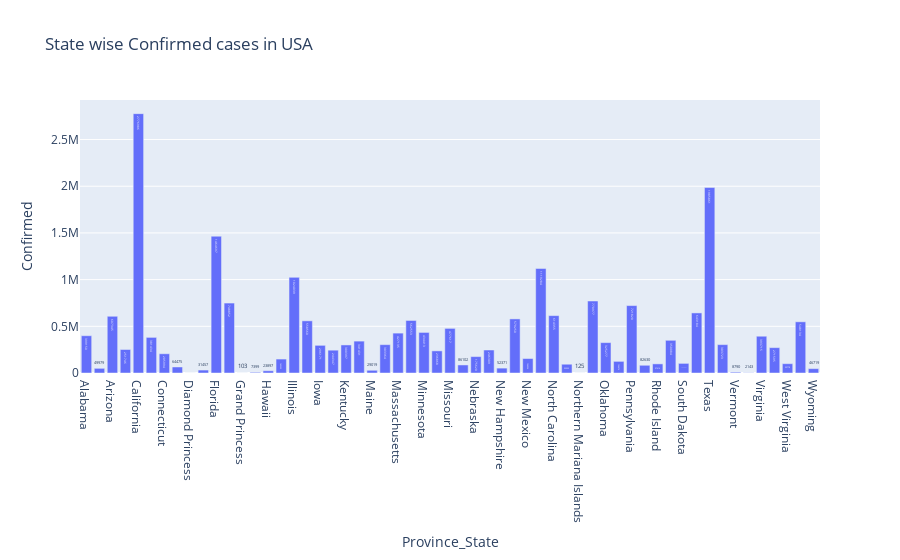

Here is the notebook cell this chart was saved with:
### Markdown cell above
### Plot Province/State Wise Confirmed cases in USA

### Code cell
us_data = covid_data[covid_data['Country_Region']=='US'].drop(['Country_Region','Lat', 'Long_'], axis=1)
us_data = us_data.groupby(['Province_State'])['Confirmed'].sum().reset_index()
us_data_Confirmed = us_data[us_data['Confirmed'] > 0]
state_fig = px.bar(us_data_Confirmed, x='Province_State', y='Confirmed', title='State wise Confirmed cases in USA', text='Confirmed')
state_fig.show()

### Figure 1 — Plotly figure (JSON) as saved in the notebook; plotly's stock layout.template omitted (floating-point values rounded to 4 significant figures)
{"data": [{"alignmentgroup": "True", "hovertemplate": "Province_State=%{x}<br>Confirmed=%{text}<extra></extra>", "legendgroup": "", "marker": {"color": "#636efa", "pattern": {"shape": ""}}, "name": "", "offsetgroup": "", "orientation": "v", "showlegend": false, "text": [399150, 49979, 607345, 251746, 2776986, 381434, 205994, 64475, 49, 31457, 1464697, 748852, 103, 7399, 23897, 149235, 1024039, 558560, 296171, 244347, 300397, 341431, 29019, 303364, 427135, 562553, 434413, 236868, 477617, 86102, 175620, 246309, 52371, 579250, 154954, 1119284, 614355, 93952, 125, 770977, 325277, 124476, 721820, 82630, 97614, 350084, 102901, 643184, 1985861, 303723, 8790, 2143, 393715, 271595, 99778, 548134, 46719], "textposition": "auto", "type": "bar", "x": ["Alabama", "Alaska", "Arizona", "Arkansas", "California", "Colorado", "Connecticut", "Delaware", "Diamond Princess", "District of Columbia", "Florida", "Georgia", "Grand Princess", "Guam", "Hawaii", "Idaho", "Illinois", "Indiana", "Iowa", "Kansas", "Kentucky", "Louisiana", "Maine", "Maryland", "Massachusetts", "Michigan", "Minnesota", "Mississippi", "Missouri", "Montana", "Nebraska", "Nevada", "New Hampshire", "New Jersey", "New Mexico", "New York", "North Carolina", "North Dakota", "Northern Mariana Islands", "Ohio", "Oklahoma", "Oregon", "Pennsylvania", "Puerto Rico", "Rhode Island", "South Carolina", "South Dakota", "Tennessee", "Texas", "Utah", "Vermont", "Virgin Islands", "Virginia", "Washington", "West Virginia", "Wisconsin", "Wyoming"], "xaxis": "x", "y": [399150, 49979, 607345, 251746, 2776986, 381434, 205994, 64475, 49, 31457, 1464697, 748852, 103, 7399, 23897, 149235, 1024039, 558560, 296171, 244347, 300397, 341431, 29019, 303364, 427135, 562553, 434413, 236868, 477617, 86102, 175620, 246309, 52371, 579250, 154954, 1119284, 614355, 93952, 125, 770977, 325277, 124476, 721820, 82630, 97614, 350084, 102901, 643184, 1985861, 303723, 8790, 2143, 393715, 271595, 99778, 548134, 46719], "yaxis": "y"}], "layout": {"barmode": "relative", "legend": {"tracegroupgap": 0}, "title": {"text": "State wise Confirmed cases in USA"}, "xaxis": {"anchor": "y", "domain": [0, 1], "title": {"text": "Province_State"}}, "yaxis": {"anchor": "x", "domain": [0, 1], "title": {"text": "Confirmed"}}}}
